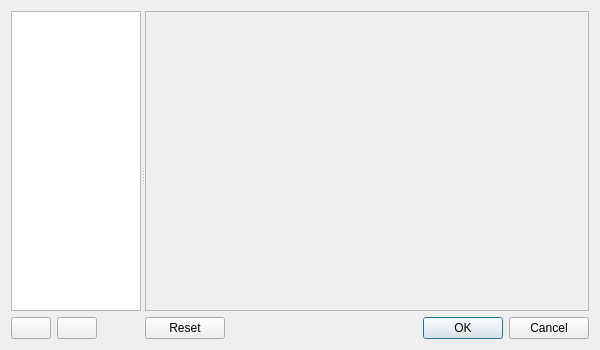
<?xml version="1.0" encoding="UTF-8"?>
<ui version="4.0">
 <class>VelCurveEditor</class>
 <widget class="QDialog" name="VelCurveEditor">
  <property name="geometry">
   <rect>
    <x>0</x>
    <y>0</y>
    <width>600</width>
    <height>350</height>
   </rect>
  </property>
  <property name="windowTitle">
   <string>Velocity curve editor</string>
  </property>
  <layout class="QVBoxLayout" name="verticalLayout_3">
   <item>
    <widget class="QSplitter" name="splitter">
     <property name="orientation">
      <enum>Qt::Orientation::Horizontal</enum>
     </property>
     <widget class="QWidget" name="verticalLayoutWidget_2">
      <property name="maximumSize">
       <size>
        <width>130</width>
        <height>16777215</height>
       </size>
      </property>
      <layout class="QVBoxLayout" name="verticalLayout_2">
       <item>
        <widget class="QListView" name="listCurves"/>
       </item>
       <item>
        <layout class="QHBoxLayout" name="horizontalLayout_3">
         <item>
          <widget class="QPushButton" name="btnCurveAdd">
           <property name="text">
            <string/>
           </property>
           <property name="icon">
            <iconset theme="list-add"/>
           </property>
          </widget>
         </item>
         <item>
          <widget class="QPushButton" name="btnCurveDel">
           <property name="text">
            <string/>
           </property>
           <property name="icon">
            <iconset theme="list-remove"/>
           </property>
          </widget>
         </item>
         <item>
          <spacer name="horizontalSpacer">
           <property name="orientation">
            <enum>Qt::Orientation::Horizontal</enum>
           </property>
           <property name="sizeHint" stdset="0">
            <size>
             <width>40</width>
             <height>20</height>
            </size>
           </property>
          </spacer>
         </item>
        </layout>
       </item>
      </layout>
     </widget>
     <widget class="QWidget" name="verticalLayoutWidget">
      <layout class="QVBoxLayout" name="verticalLayout" stretch="1,0">
       <item>
        <widget class="VelCurveWidget" name="velCurve">
         <property name="frameShape">
          <enum>QFrame::Shape::StyledPanel</enum>
         </property>
         <property name="frameShadow">
          <enum>QFrame::Shadow::Raised</enum>
         </property>
        </widget>
       </item>
       <item>
        <layout class="QHBoxLayout" name="horizontalLayout">
         <item>
          <widget class="QPushButton" name="btnReset">
           <property name="text">
            <string>Reset</string>
           </property>
          </widget>
         </item>
         <item>
          <widget class="QDialogButtonBox" name="buttonBox">
           <property name="orientation">
            <enum>Qt::Orientation::Horizontal</enum>
           </property>
           <property name="standardButtons">
            <set>QDialogButtonBox::StandardButton::Cancel|QDialogButtonBox::StandardButton::Ok</set>
           </property>
          </widget>
         </item>
        </layout>
       </item>
      </layout>
     </widget>
    </widget>
   </item>
  </layout>
 </widget>
 <customwidgets>
  <customwidget>
   <class>VelCurveWidget</class>
   <extends>QFrame</extends>
   <header>VelCurveWidget.hpp</header>
   <container>1</container>
  </customwidget>
 </customwidgets>
 <resources/>
 <connections>
  <connection>
   <sender>buttonBox</sender>
   <signal>accepted()</signal>
   <receiver>VelCurveEditor</receiver>
   <slot>accept()</slot>
   <hints>
    <hint type="sourcelabel">
     <x>248</x>
     <y>254</y>
    </hint>
    <hint type="destinationlabel">
     <x>157</x>
     <y>274</y>
    </hint>
   </hints>
  </connection>
  <connection>
   <sender>buttonBox</sender>
   <signal>rejected()</signal>
   <receiver>VelCurveEditor</receiver>
   <slot>reject()</slot>
   <hints>
    <hint type="sourcelabel">
     <x>316</x>
     <y>260</y>
    </hint>
    <hint type="destinationlabel">
     <x>286</x>
     <y>274</y>
    </hint>
   </hints>
  </connection>
 </connections>
</ui>
